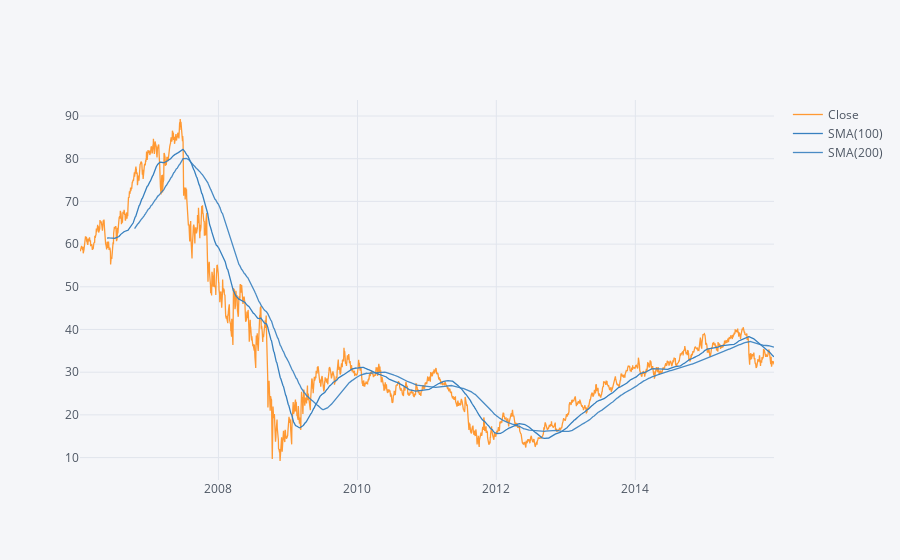

This figure's notebook cell:
### Markdown cell above
#### Use .ta_plot(study='sma') to create a Simple Moving Averages plot of Morgan Stanley for the year 2015.**

### Code cell
# The Simple Moving Average curve smooths out the day to day volatility to better see the underlying trend in the data.  
# To identify significant long term support, resistance levels and overall trends, commonly used periods are 50, 100 and 200.
#
# Before I create the plot for 2015, let us view the plot for the entire time period with Simple Moving Averages curves for
# every 100 days and every 200 days:

MS['Close'].ta_plot(study='sma', periods = [100,200], title = 'Simple Moving Averages 2006 - 2015')

### Figure 1 — Plotly figure (JSON) as saved in the notebook; plotly's stock layout.template omitted (floating-point values rounded to 4 significant figures; data arrays with more than 128 entries replaced by an {"elided": "..."} marker saying what was removed)
{"data": [{"line": {"color": "rgba(255, 153, 51, 1.0)", "dash": "solid", "shape": "linear", "width": 1.3}, "mode": "lines", "name": "Close", "text": "", "type": "scatter", "x": {"elided": "2517 str values"}, "y": {"elided": "2517 float values"}}, {"line": {"color": "rgba(55, 128, 191, 1.0)", "dash": "solid", "shape": "linear", "width": 1.3}, "mode": "lines", "name": "SMA(100)", "text": "", "type": "scatter", "x": {"elided": "2517 str values"}, "y": {"elided": "2517 mixed values"}}, {"line": {"color": "rgba(55, 128, 191, 0.8999999999999999)", "dash": "solid", "shape": "linear", "width": 1.3}, "mode": "lines", "name": "SMA(200)", "text": "", "type": "scatter", "x": {"elided": "2517 str values"}, "y": {"elided": "2517 mixed values"}}], "layout": {"legend": {"bgcolor": "#F5F6F9", "font": {"color": "#4D5663"}}, "paper_bgcolor": "#F5F6F9", "plot_bgcolor": "#F5F6F9", "title": {"font": {"color": "#4D5663"}}, "xaxis": {"gridcolor": "#E1E5ED", "showgrid": true, "tickfont": {"color": "#4D5663"}, "title": {"font": {"color": "#4D5663"}, "text": ""}, "zerolinecolor": "#E1E5ED"}, "yaxis": {"gridcolor": "#E1E5ED", "showgrid": true, "tickfont": {"color": "#4D5663"}, "title": {"font": {"color": "#4D5663"}, "text": ""}, "zerolinecolor": "#E1E5ED"}}}
